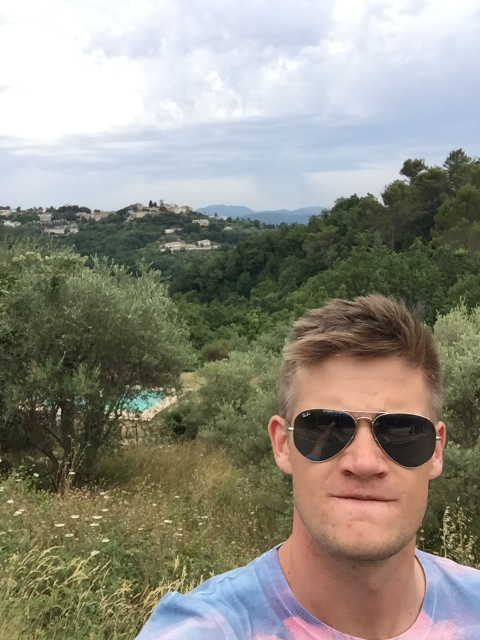
#> input picture images/1.JPG, 960 x 1280 px (shown at 1/2 size)
$ python watershed_vision.py
#> lines starting #> are read from the running program, lines starting #| are printed output that depends on the picture
### colors.py
from matplotlib import cm

def create_colorMap(color_map = "tab10"):
  color_map_func = getattr(cm, color_map)
  return [tuple(map(lambda x: x*255, color_map_func(i)[:3])) for i in range(10)]

### watershed_vision.py
import cv2
import numpy as np
from colors import create_colorMap

IMG_URL = 'images/1.JPG'
WINDOW_NAME_IMAGE = 'Image'
WINDOW_NAME_WATERSHED = 'Watershed Segmentation'
IMG_SIZE_MULTIPLIER = 0.5

def original_image_clicked(event, x, y, flags, param):
    if event == cv2.EVENT_LBUTTONDOWN:
        cv2.circle(marker_image, (int(x/IMG_SIZE_MULTIPLIER), int(y/IMG_SIZE_MULTIPLIER)), 10, (current_marker), -1)
        cv2.circle(img_copy, (int(x/IMG_SIZE_MULTIPLIER), int(y/IMG_SIZE_MULTIPLIER)), 10, colors[current_marker], -1)


img = cv2.imread(IMG_URL)
#> img is the input picture: shape (1280, 960, 3); mean B, G, R 130.2, 141.6, 143.7
img_copy = img.copy()
marker_image = np.zeros(img.shape[:2], dtype=np.int32)
segments = np.zeros(img.shape, dtype=np.uint8)

cv2.namedWindow(WINDOW_NAME_IMAGE)
cv2.namedWindow(WINDOW_NAME_WATERSHED)
cv2.setMouseCallback(WINDOW_NAME_IMAGE, original_image_clicked, dict())

colors = create_colorMap()
current_marker = 1
n_markers = 10

while True:
  cv2.imshow(WINDOW_NAME_WATERSHED, cv2.resize(segments, (0, 0), fx=IMG_SIZE_MULTIPLIER, fy=IMG_SIZE_MULTIPLIER))
#> segments: shape (1280, 960, 3); every value is 0
  cv2.imshow(WINDOW_NAME_IMAGE, cv2.resize(img_copy, (0, 0), fx=IMG_SIZE_MULTIPLIER, fy=IMG_SIZE_MULTIPLIER))
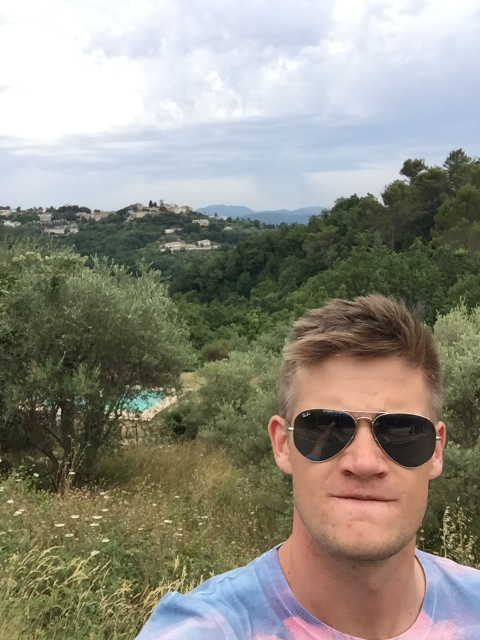
#> window 'Image': shape (640, 480, 3); mean B, G, R 130.3, 141.7, 143.9

  marker_image_copy = marker_image.copy()
  cv2.watershed(img, marker_image_copy)
  segments = np.zeros(img.shape, dtype = np.uint8)

  for color_ind in range(n_markers):
      segments[marker_image_copy == color_ind] = colors[color_ind]

  k = cv2.waitKey(1)
#> (key Esc is pressed here)
  if k == 27:
      break
  elif k == ord('c'):
      img_copy = img.copy()
      marker_image = np.zeros(img.shape[:2], dtype=np.int32)
      segments = np.zeros(img.shape, dtype = np.uint8)
  elif k > 0 and chr(k).isdigit():
      current_marker = int(chr(k))

cv2.destroyAllWindows()
